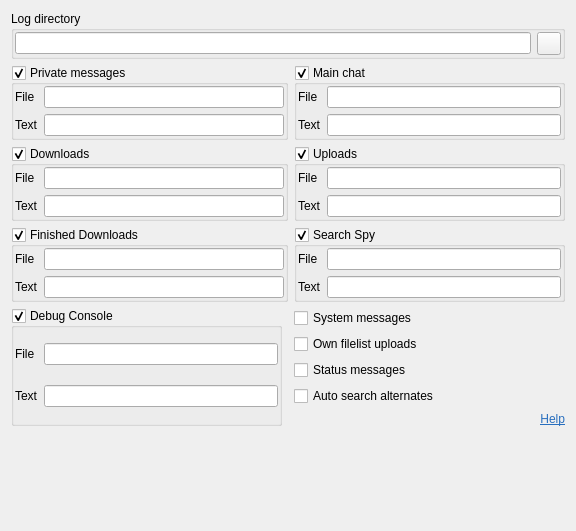
<?xml version="1.0" encoding="UTF-8"?>
<ui version="4.0">
 <class>UISettingsLog</class>
 <widget class="QWidget" name="UISettingsLog">
  <property name="geometry">
   <rect>
    <x>0</x>
    <y>0</y>
    <width>576</width>
    <height>531</height>
   </rect>
  </property>
  <property name="windowTitle">
   <string notr="true"/>
  </property>
  <layout class="QGridLayout" name="gridLayout_10">
   <item row="1" column="0" colspan="2">
    <widget class="QGroupBox" name="groupBox_PM">
     <property name="title">
      <string>Private messages</string>
     </property>
     <property name="checkable">
      <bool>true</bool>
     </property>
     <layout class="QGridLayout" name="gridLayout">
      <property name="leftMargin">
       <number>1</number>
      </property>
      <property name="topMargin">
       <number>1</number>
      </property>
      <property name="rightMargin">
       <number>1</number>
      </property>
      <property name="bottomMargin">
       <number>1</number>
      </property>
      <item row="0" column="0">
       <widget class="QLabel" name="label_5">
        <property name="text">
         <string>File</string>
        </property>
       </widget>
      </item>
      <item row="0" column="1">
       <widget class="LineEdit" name="lineEdit_FILE_PMFMT"/>
      </item>
      <item row="1" column="0">
       <widget class="QLabel" name="label_2">
        <property name="text">
         <string>Text</string>
        </property>
       </widget>
      </item>
      <item row="1" column="1">
       <widget class="LineEdit" name="lineEdit_PMFMT"/>
      </item>
     </layout>
    </widget>
   </item>
   <item row="1" column="2">
    <widget class="QGroupBox" name="groupBox_MAINCHAT">
     <property name="title">
      <string>Main chat</string>
     </property>
     <property name="checkable">
      <bool>true</bool>
     </property>
     <layout class="QGridLayout" name="gridLayout_2">
      <property name="leftMargin">
       <number>1</number>
      </property>
      <property name="topMargin">
       <number>1</number>
      </property>
      <property name="rightMargin">
       <number>1</number>
      </property>
      <property name="bottomMargin">
       <number>1</number>
      </property>
      <item row="0" column="0">
       <widget class="QLabel" name="label_6">
        <property name="text">
         <string>File</string>
        </property>
       </widget>
      </item>
      <item row="0" column="1">
       <widget class="LineEdit" name="lineEdit_FILE_CHATFMT"/>
      </item>
      <item row="1" column="0">
       <widget class="QLabel" name="label">
        <property name="text">
         <string>Text</string>
        </property>
       </widget>
      </item>
      <item row="1" column="1">
       <widget class="LineEdit" name="lineEdit_CHATFMT"/>
      </item>
     </layout>
    </widget>
   </item>
   <item row="2" column="0" colspan="2">
    <widget class="QGroupBox" name="groupBox_DOWN">
     <property name="title">
      <string>Downloads</string>
     </property>
     <property name="checkable">
      <bool>true</bool>
     </property>
     <layout class="QGridLayout" name="gridLayout_3">
      <property name="leftMargin">
       <number>1</number>
      </property>
      <property name="topMargin">
       <number>1</number>
      </property>
      <property name="rightMargin">
       <number>1</number>
      </property>
      <property name="bottomMargin">
       <number>1</number>
      </property>
      <item row="0" column="0">
       <widget class="QLabel" name="label_7">
        <property name="text">
         <string>File</string>
        </property>
       </widget>
      </item>
      <item row="0" column="1">
       <widget class="LineEdit" name="lineEdit_FILE_DOWNFMT"/>
      </item>
      <item row="1" column="0">
       <widget class="QLabel" name="label_3">
        <property name="text">
         <string>Text</string>
        </property>
       </widget>
      </item>
      <item row="1" column="1">
       <widget class="LineEdit" name="lineEdit_DOWNFMT"/>
      </item>
     </layout>
    </widget>
   </item>
   <item row="2" column="2">
    <widget class="QGroupBox" name="groupBox_UP">
     <property name="title">
      <string>Uploads</string>
     </property>
     <property name="checkable">
      <bool>true</bool>
     </property>
     <layout class="QGridLayout" name="gridLayout_4">
      <property name="leftMargin">
       <number>1</number>
      </property>
      <property name="topMargin">
       <number>1</number>
      </property>
      <property name="rightMargin">
       <number>1</number>
      </property>
      <property name="bottomMargin">
       <number>1</number>
      </property>
      <item row="0" column="0">
       <widget class="QLabel" name="label_8">
        <property name="text">
         <string>File</string>
        </property>
       </widget>
      </item>
      <item row="0" column="1">
       <widget class="LineEdit" name="lineEdit_FILE_UPFMT"/>
      </item>
      <item row="1" column="0">
       <widget class="QLabel" name="label_4">
        <property name="text">
         <string>Text</string>
        </property>
       </widget>
      </item>
      <item row="1" column="1">
       <widget class="LineEdit" name="lineEdit_UPFMT"/>
      </item>
     </layout>
    </widget>
   </item>
   <item row="3" column="0" rowspan="2" colspan="2">
    <widget class="QGroupBox" name="groupBox_FINISH_DOWN">
     <property name="title">
      <string>Finished Downloads</string>
     </property>
     <property name="checkable">
      <bool>true</bool>
     </property>
     <layout class="QGridLayout" name="gridLayout_5">
      <property name="leftMargin">
       <number>1</number>
      </property>
      <property name="topMargin">
       <number>1</number>
      </property>
      <property name="rightMargin">
       <number>1</number>
      </property>
      <property name="bottomMargin">
       <number>1</number>
      </property>
      <item row="0" column="0">
       <widget class="QLabel" name="label_9">
        <property name="text">
         <string>File</string>
        </property>
       </widget>
      </item>
      <item row="0" column="1">
       <widget class="LineEdit" name="lineEdit_FILE_FINISH_DOWNFMT"/>
      </item>
      <item row="1" column="0">
       <widget class="QLabel" name="label_10">
        <property name="text">
         <string>Text</string>
        </property>
       </widget>
      </item>
      <item row="1" column="1">
       <widget class="LineEdit" name="lineEdit_FINISH_DOWNFMT"/>
      </item>
     </layout>
    </widget>
   </item>
   <item row="3" column="2" rowspan="2">
    <widget class="QGroupBox" name="groupBox_SPYLOG">
     <property name="focusPolicy">
      <enum>Qt::StrongFocus</enum>
     </property>
     <property name="title">
      <string>Search Spy</string>
     </property>
     <property name="checkable">
      <bool>true</bool>
     </property>
     <layout class="QGridLayout" name="gridLayout_8">
      <property name="leftMargin">
       <number>1</number>
      </property>
      <property name="topMargin">
       <number>1</number>
      </property>
      <property name="rightMargin">
       <number>1</number>
      </property>
      <property name="bottomMargin">
       <number>1</number>
      </property>
      <item row="0" column="0">
       <widget class="QLabel" name="label_13">
        <property name="text">
         <string>File</string>
        </property>
       </widget>
      </item>
      <item row="0" column="1">
       <widget class="QLineEdit" name="lineEdit_FILE_SPYFMT">
        <property name="sizePolicy">
         <sizepolicy hsizetype="Expanding" vsizetype="Fixed">
          <horstretch>0</horstretch>
          <verstretch>0</verstretch>
         </sizepolicy>
        </property>
       </widget>
      </item>
      <item row="1" column="0">
       <widget class="QLabel" name="label_12">
        <property name="text">
         <string>Text</string>
        </property>
       </widget>
      </item>
      <item row="1" column="1">
       <widget class="QLineEdit" name="lineEdit_SPYFMT"/>
      </item>
     </layout>
    </widget>
   </item>
   <item row="5" column="0">
    <widget class="QGroupBox" name="groupBox_CMD_DEBUG">
     <property name="title">
      <string>Debug Console</string>
     </property>
     <property name="checkable">
      <bool>true</bool>
     </property>
     <layout class="QGridLayout" name="gridLayout_9">
      <property name="leftMargin">
       <number>1</number>
      </property>
      <property name="topMargin">
       <number>1</number>
      </property>
      <property name="rightMargin">
       <number>1</number>
      </property>
      <property name="bottomMargin">
       <number>1</number>
      </property>
      <item row="0" column="0">
       <widget class="QLabel" name="label_14">
        <property name="text">
         <string>File</string>
        </property>
       </widget>
      </item>
      <item row="0" column="1">
       <widget class="LineEdit" name="lineEdit_FILE_CMD_DEBUGFMT"/>
      </item>
      <item row="1" column="0">
       <widget class="QLabel" name="label_15">
        <property name="text">
         <string>Text</string>
        </property>
       </widget>
      </item>
      <item row="1" column="1">
       <widget class="LineEdit" name="lineEdit_CMD_DEBUGFMT"/>
      </item>
     </layout>
    </widget>
   </item>
   <item row="5" column="2">
    <layout class="QGridLayout" name="gridLayout_7">
     <item row="0" column="0">
      <widget class="QCheckBox" name="checkBox_SYSTEM">
       <property name="sizePolicy">
        <sizepolicy hsizetype="Preferred" vsizetype="Fixed">
         <horstretch>0</horstretch>
         <verstretch>0</verstretch>
        </sizepolicy>
       </property>
       <property name="text">
        <string>System messages</string>
       </property>
      </widget>
     </item>
     <item row="3" column="0">
      <widget class="QCheckBox" name="checkBox_FILELIST">
       <property name="sizePolicy">
        <sizepolicy hsizetype="Preferred" vsizetype="Fixed">
         <horstretch>0</horstretch>
         <verstretch>0</verstretch>
        </sizepolicy>
       </property>
       <property name="text">
        <string>Own filelist uploads</string>
       </property>
      </widget>
     </item>
     <item row="4" column="0">
      <widget class="QCheckBox" name="checkBox_STAT">
       <property name="sizePolicy">
        <sizepolicy hsizetype="Preferred" vsizetype="Fixed">
         <horstretch>0</horstretch>
         <verstretch>0</verstretch>
        </sizepolicy>
       </property>
       <property name="text">
        <string>Status messages</string>
       </property>
      </widget>
     </item>
     <item row="8" column="0">
      <widget class="QLabel" name="label_11">
       <property name="sizePolicy">
        <sizepolicy hsizetype="Preferred" vsizetype="Fixed">
         <horstretch>0</horstretch>
         <verstretch>0</verstretch>
        </sizepolicy>
       </property>
       <property name="text">
        <string>&lt;!DOCTYPE HTML PUBLIC &quot;-//W3C//DTD HTML 4.0//EN&quot; &quot;https://www.w3.org/TR/REC-html40/strict.dtd&quot;&gt;
&lt;html&gt;&lt;head&gt;&lt;meta name=&quot;qrichtext&quot; content=&quot;1&quot; /&gt;&lt;style type=&quot;text/css&quot;&gt;
p, li { white-space: pre-wrap; }
&lt;/style&gt;&lt;/head&gt;&lt;body style=&quot; font-size:9pt; font-weight:400; font-style:normal;&quot;&gt;
&lt;p style=&quot; margin-top:0px; margin-bottom:0px; margin-left:0px; margin-right:0px; -qt-block-indent:0; text-indent:0px;&quot;&gt;&lt;a href=&quot;https://dcplusplus.sourceforge.io/webhelp/settings_logs.html&quot;&gt;&lt;span style=&quot; text-decoration: underline; color:#296fbe;&quot;&gt;Help&lt;/span&gt;&lt;/a&gt;&lt;/p&gt;&lt;/body&gt;&lt;/html&gt;</string>
       </property>
       <property name="alignment">
        <set>Qt::AlignRight|Qt::AlignTrailing|Qt::AlignVCenter</set>
       </property>
       <property name="openExternalLinks">
        <bool>true</bool>
       </property>
      </widget>
     </item>
     <item row="5" column="0">
      <widget class="QCheckBox" name="checkBox_REPORT_ALTERNATES">
       <property name="sizePolicy">
        <sizepolicy hsizetype="Preferred" vsizetype="Fixed">
         <horstretch>0</horstretch>
         <verstretch>0</verstretch>
        </sizepolicy>
       </property>
       <property name="text">
        <string>Auto search alternates</string>
       </property>
      </widget>
     </item>
    </layout>
   </item>
   <item row="6" column="0">
    <spacer name="verticalSpacer">
     <property name="orientation">
      <enum>Qt::Vertical</enum>
     </property>
     <property name="sizeHint" stdset="0">
      <size>
       <width>20</width>
       <height>40</height>
      </size>
     </property>
    </spacer>
   </item>
   <item row="0" column="0" colspan="3">
    <widget class="QGroupBox" name="groupBox_2">
     <property name="title">
      <string>Log directory</string>
     </property>
     <layout class="QGridLayout" name="gridLayout_6">
      <property name="leftMargin">
       <number>1</number>
      </property>
      <property name="topMargin">
       <number>1</number>
      </property>
      <property name="rightMargin">
       <number>1</number>
      </property>
      <property name="bottomMargin">
       <number>1</number>
      </property>
      <item row="0" column="0" colspan="2">
       <widget class="LineEdit" name="lineEdit_LOGDIR">
        <property name="toolTip">
         <string>All logs generated by EiskaltDC++ will be put in this subdirectory.</string>
        </property>
       </widget>
      </item>
      <item row="0" column="2">
       <widget class="QToolButton" name="toolButton_BROWSE">
        <property name="text">
         <string/>
        </property>
       </widget>
      </item>
     </layout>
    </widget>
   </item>
  </layout>
 </widget>
 <customwidgets>
  <customwidget>
   <class>LineEdit</class>
   <extends>QLineEdit</extends>
   <header>LineEdit.h</header>
  </customwidget>
 </customwidgets>
 <resources/>
 <connections/>
</ui>
